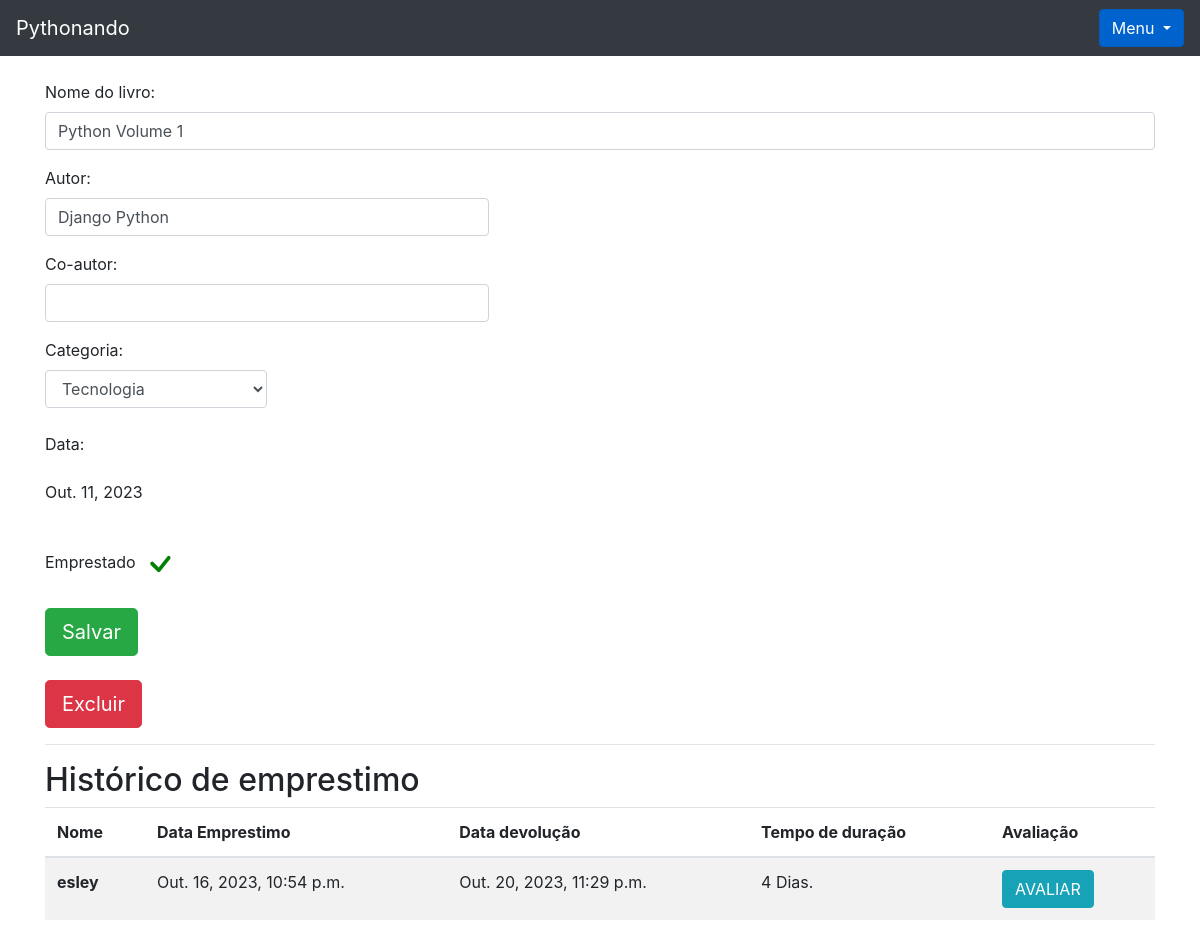
The page /livro/ver_livros/1 (signed in) on the database its author committed.
### livro/models.py (models this page shows, shortened)
class Livros(models.Model):
    nome = models.CharField(max_length = 100)
    autor = models.CharField(max_length = 30)
    co_autor = models.CharField(max_length = 30, blank = True)
    data_cadastro = models.DateField(default = date.today)
    emprestado = models.BooleanField(default = False)
    categoria = models.ForeignKey(Categoria, on_delete=models.DO_NOTHING)
    usuario = models.ForeignKey(Usuario, on_delete=models.DO_NOTHING)
    class Meta:
        verbose_name = 'Livro'

class Emprestimos(models.Model):
    choices = (
        ('P', 'Péssimo'),
        ('R', 'Ruim'),
        ('B', 'Bom'),
        ('O', 'Ótimo')
    )
    nome_emprestado = models.ForeignKey(Usuario, on_delete=models.DO_NOTHING, blank = True, null = True)
    nome_emprestado_anonimo = models.CharField(max_length = 30, blank = True, null = True)
    data_emprestimo = models.DateTimeField(default=datetime.datetime.now())
    data_devolucao = models.DateTimeField(blank = True, null = True)
    livro = models.ForeignKey(Livros, on_delete=models.DO_NOTHING)
    avaliacao = models.CharField(max_length=1, choices=choices, null=True, blank=True)

### usuarios/models.py (models this page shows)
class Usuario(models.Model):
    nome = models.CharField(max_length=30)
    email = models.EmailField()
    senha = models.CharField(max_length=64)
    ativo = models.BooleanField(default=False)
    def __str__(self) -> str:
        return self.nome

### livro/views.py (the view)
# urls.py: path('ver_livros/<int:id>', views.ver_livros, name="ver_livros"),
def ver_livros(request, id):
    if request.session.get('usuario'):
        livro = Livros.objects.get(id = id)
        if request.session.get('usuario') == livro.usuario.id:
            usuario = Usuario.objects.get(id = request.session['usuario'])
            categoria_livro = Categoria.objects.filter(usuario = request.session.get('usuario'))
            emprestimos = Emprestimos.objects.filter(livro = livro)
            form = CadastroLivro()
            form.fields['usuario'].initial = request.session['usuario']
            form.fields['categoria'].queryset = Categoria.objects.filter(usuario = usuario)
            form_categoria = CategoriaLivro()
            usuarios = Usuario.objects.all()
            livros_emprestar = Livros.objects.filter(usuario = usuario).filter(emprestado = False)
            livros_emprestados = Livros.objects.filter(usuario = usuario).filter(emprestado = True)
            return render(request, 'ver_livro.html', {'livro': livro,
                                                    'categoria_livro': categoria_livro,
                                                    'emprestimos': emprestimos,
                                                    'usuario_logado': request.session.get('usuario'),
                                                    'form': form,
                                                    'id_livro': id,
                                                    'form_categoria': form_categoria,
                                                    'usuarios': usuarios,
                                                    'livros_emprestar': livros_emprestar,
                                                    'livros_emprestados': livros_emprestados})
        else:
            return HttpResponse('Esse livro não é seu')
    return redirect('/auth/login/?status=2')

### livro/forms.py
class CadastroLivro(forms.ModelForm):
    class Meta:
        model = Livros
        fields = "__all__"
    def __init__(self, *args, **kwargs):
        super().__init__(*args, **kwargs)
        self.fields['usuario'].widget = forms.HiddenInput()

class CategoriaLivro(forms.Form):
    nome = forms.CharField(max_length=30)
    descricao = forms.CharField(max_length=60)
    def __init__(self, *args, **kwargs):
        super().__init__(*args, **kwargs)
        self.fields['descricao'].widget = forms.Textarea()

### livro/models.py (called while the page is built)
    def __str__(self) -> str:
        return self.nome

### livro/templatetags/filtros.py (called while the page is built)
@register.filter
def mostra_duracao(value1, value2):
    if all((isinstance(value1, datetime), isinstance(value2, datetime))):
        dias = (value1 - value2).days
        texto = 'Dias'
        if dias == 1:
            texto = 'Dia'
        return f"{dias} {texto}."
    return "Ainda não foi devolvido."

### livro/templates/ver_livro.html (shortened to what this page needs)
{% extends 'base.html' %}
{% load filtros %}
{% block 'conteudo' %}
<div class="container">
    <br>
<form action="" method="POST">
    <p>
        <label>Nome do livro:</label>
        <input class="form-control" type="texte" value="{{livro.nome}}" name="nome_livro">
    </p>
    <p>
        <label>Autor:</label>
        <input style="width: 40%;" class="form-control" type="texte" value="{{livro.autor}}" name="autor">
    </p>
    <p>
        <label>Co-autor:</label>
        <input style="width: 40%;" class="form-control" type="texte" value="{{livro.co_autor}}" name="co_autor">
    </p>
    <label>Categoria:</label>
    <select style="width: 20%;" class="form-control" name="categoria_id">
        {% for i in categoria_livro%}
            {% if livro.categoria.nome == i.nome %}
                <option value="{{i.id}}" selected>{{i}}</option>
            {% else %}
                <option value="{{i.id}}">{{i}}</option>
            {% endif%}
        {% endfor %}
    </select>
    <br>
    <p>
        <label>Data:</label>
        <p>{{livro.data_cadastro}}</p>
    </p>
    <br>
        <label>Emprestado</label>
        {% if livro.emprestado %}
        <svg style="color: green" xmlns="http://www.w3.org/2000/svg" width="40" height="40" fill="currentColor" class="bi bi-check" viewBox="0 0 16 16">
            <path d="M10.97 4.97a.75.75 0 0 1 1.07 1.05l-3.99 4.99a.75.75 0 0 1-1.08.02L4.324 8.384a.75.75 0 1 1 1.06-1.06l2.094 2.093 3.473-4.425a.267.267 0 0 1 .02-.022z"/>
        </svg>
        {% endif %}
        <br>
        <br>
    <input type="submit" class="btn btn-success btn-lg" value="Salvar">
</form>
<br>
<button type="button" class="btn btn-danger btn-lg" data-toggle="modal" data-target="#exampleModal2">
    Excluir
</button>
<hr>
<h2>Histórico de emprestimo</h2>
<table class="table table-striped">
    <thead>
    <tr>
        <th scope="col">Nome</th>
        <th scope="col">Data Emprestimo</th>
        <th scope="col">Data devolução</th>
        <th scope="col">Tempo de duração</th>
        <th scope="col">Avaliação</th>
    </tr>
    </thead>
    <tbody>
    {% for i in emprestimos%}
        <tr>
        {% if i.nome_emprestado_anonimo == None %}
            <th scope="row">{{i.nome_emprestado}}</th>
        {% else %}
        <th scope="row">{{i.nome_emprestado_anonimo}}</th>
        {% endif%}
        <td>{{i.data_emprestimo}}</td>
        <td>{{i.data_devolucao}}</td>
        <td>{{i.data_devolucao|mostra_duracao:i.data_emprestimo  }}</td>
        <td>
        {% if i.avaliacao == None %}
            <button onclick="avaliacao({{i.id}})" class="btn btn-info" data-toggle="modal" data-target="#exampleModal1">AVALIAR</button>
        {% else%}
            {{i.avaliacao}}
        {% endif %}
        </td>
        </tr>
    {% endfor %}
    </tbody>
</table>
</div>
{% endblock %}

### rows shown on the page
Livros: nome_livro "Python Volume 1", autor "Django Python", data_cadastro "Out. 11, 2023"
Emprestimos: nome_emprestado "esley", data_emprestimo "Out. 16, 2023, 10:54 p.m.", data_devolucao "Out. 20, 2023, 11:29 p.m.", data_devolucao|mostra_duracao "4 Dias."

### other values the page prints
form field categoria_id "Tecnologia"
